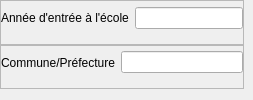
           <widget class="QWidget" name="widget_10" native="true">
            <layout class="QVBoxLayout" name="verticalLayout_18">
             <property name="spacing">
              <number>0</number>
             </property>
             <property name="leftMargin">
              <number>0</number>
             </property>
             <property name="topMargin">
              <number>0</number>
             </property>
             <property name="rightMargin">
              <number>9</number>
             </property>
             <item>
              <widget class="QFrame" name="frame_22">
               <property name="frameShape">
                <enum>QFrame::StyledPanel</enum>
               </property>
               <property name="frameShadow">
                <enum>QFrame::Raised</enum>
               </property>
               <layout class="QHBoxLayout" name="horizontalLayout_33">
                <property name="leftMargin">
                 <number>0</number>
                </property>
                <property name="topMargin">
                 <number>0</number>
                </property>
                <property name="rightMargin">
                 <number>0</number>
                </property>
                <item>
                 <widget class="QLabel" name="label_73">
                  <property name="text">
                   <string>Année d'entrée à l'école                </string>
                  </property>
                  <property name="wordWrap">
                   <bool>true</bool>
                  </property>
                 </widget>
                </item>
                <item>
                 <widget class="QLineEdit" name="updateAnneeEntreeEcole"/>
                </item>
               </layout>
              </widget>
             </item>
             <item>
              <widget class="QFrame" name="frame_21">
               <property name="frameShape">
                <enum>QFrame::StyledPanel</enum>
               </property>
               <property name="frameShadow">
                <enum>QFrame::Raised</enum>
               </property>
               <layout class="QHBoxLayout" name="horizontalLayout_32">
                <property name="leftMargin">
                 <number>0</number>
                </property>
                <property name="topMargin">
                 <number>0</number>
                </property>
                <property name="rightMargin">
                 <number>0</number>
                </property>
                <item>
                 <widget class="QLabel" name="label_72">
                  <property name="text">
                   <string>Commune/Préfecture          </string>
                  </property>
                  <property name="wordWrap">
                   <bool>true</bool>
                  </property>
                 </widget>
                </item>
                <item>
                 <widget class="QLineEdit" name="updateCommunePrefecture"/>
                </item>
               </layout>
              </widget>
             </item>
            </layout>
           </widget>
